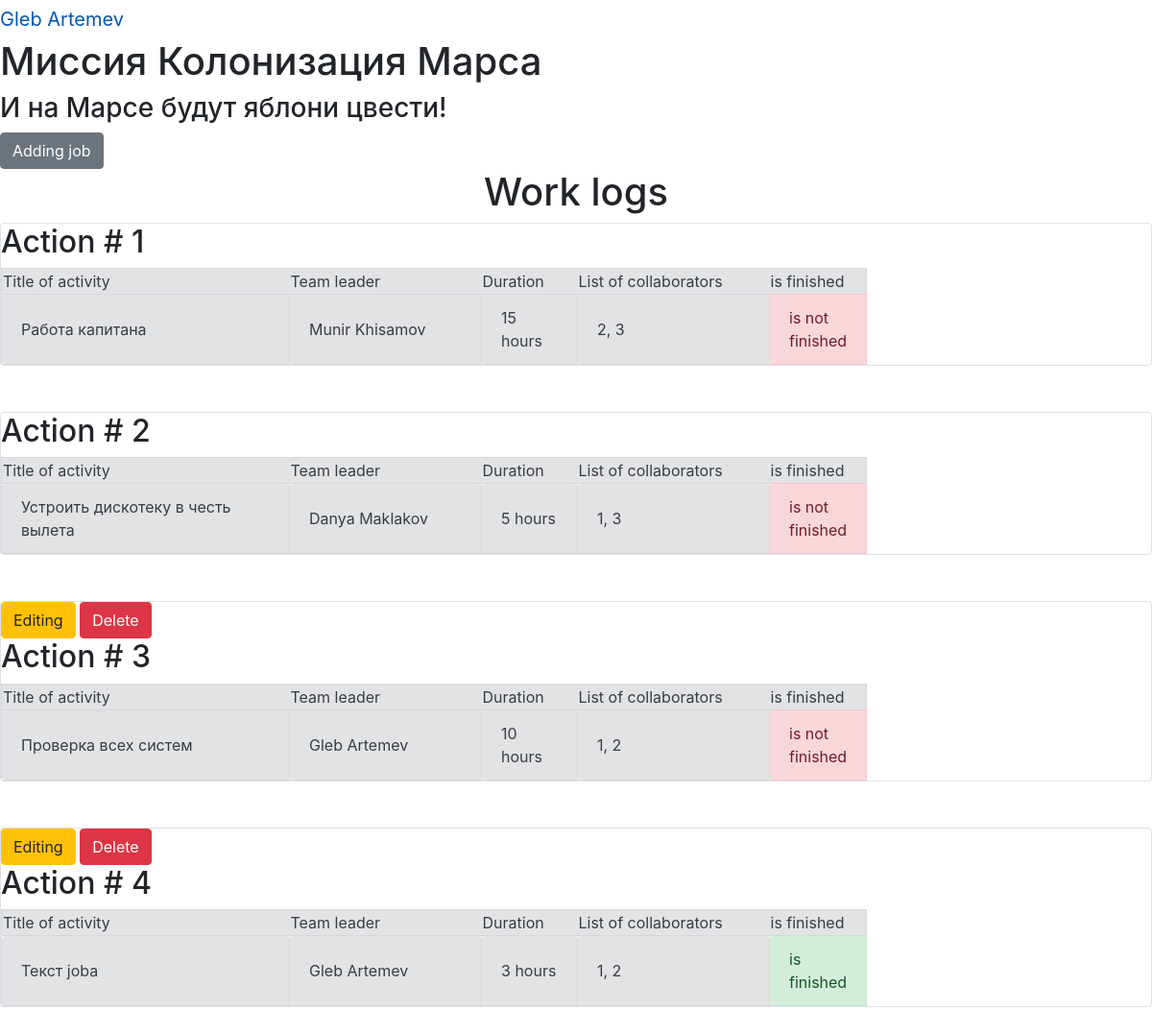
Page /jobs_list (signed in) on the committed database.
### data/users.py (models this page shows, shortened)
class User(SqlAlchemyBase, UserMixin, SerializerMixin):
    __tablename__ = 'users'
    id = sqlalchemy.Column(sqlalchemy.Integer,
                           primary_key=True, autoincrement=True)
    surname = sqlalchemy.Column(sqlalchemy.String, nullable=True)
    name = sqlalchemy.Column(sqlalchemy.String, nullable=True)
    age = sqlalchemy.Column(sqlalchemy.Integer, nullable=True)
    position = sqlalchemy.Column(sqlalchemy.String, nullable=True)
    speciality = sqlalchemy.Column(sqlalchemy.String, nullable=True)
    address = sqlalchemy.Column(sqlalchemy.String, nullable=True)
    email = sqlalchemy.Column(sqlalchemy.String,
                              index=True, unique=True, nullable=True)
    jobs = orm.relation('Jobs')
    hashed_password = sqlalchemy.Column(sqlalchemy.String, nullable=True)
    modified_date = sqlalchemy.Column(sqlalchemy.DateTime,
                                      default=datetime.datetime.now)

### data/jobs.py (models this page shows, shortened)
class Jobs(SqlAlchemyBase, UserMixin, SerializerMixin):
    __tablename__ = 'jobs'
    id = sqlalchemy.Column(sqlalchemy.Integer,
                           primary_key=True, autoincrement=True)
    team_leader = sqlalchemy.Column(sqlalchemy.Integer,
                                    sqlalchemy.ForeignKey("users.id"))
    job = sqlalchemy.Column(sqlalchemy.String, nullable=True)
    work_size = sqlalchemy.Column(sqlalchemy.Integer, nullable=True)
    collaborators = sqlalchemy.Column(sqlalchemy.String, nullable=True)
    start_date = sqlalchemy.Column(sqlalchemy.DateTime, default=datetime.datetime.now)
    end_date = sqlalchemy.Column(sqlalchemy.DateTime)
    is_finished = sqlalchemy.Column(sqlalchemy.Boolean)
    user = orm.relation('User')

### main.py (the view)
@app.route('/')
@app.route('/jobs_list')
def jobs_list():
    session = db_session.create_session()
    jobs = session.query(Jobs).all()
    return render_template("index.html", jobs=jobs)

### data/db_session.py (called while the page is built)
def create_session() -> Session:
    global __factory
    return __factory()

### main.py (called while the page is built)
@login_manager.user_loader
def load_user(user_id):
    session = db_session.create_session()
    return session.query(User).get(user_id)

### templates/index.html
{% extends "base.html" %}
{% block content %}
{% if current_user.is_authenticated %}
    <a href="jobs" class="btn btn-secondary">Adding job</a>
{% endif %}
<h1 align="center">Work logs</h1>
{% for item in jobs%}
<div class="col-md6 border rounded">
    {% if current_user.is_authenticated and (current_user == item.user or current_user.id == 1) %}
    <div>
        <a href="/jobs/{{ item.id }}" class="btn btn-warning">Editing</a>
        <a href="/jobs_delete/{{ item.id }}" class="btn btn-danger">Delete</a>
    </div>
    {% endif %}
    <h2>Action # {{item.id}}</h2>
    <table>
        <tr class="alert alert-secondary" role="alert">
            <td width="300">Title of activity</td>
            <td width="200">Team leader</td>
            <td width="100">Duration</td>
            <td width="200">List of collaborators</td>
            <td width="100">is finished</td>
        </tr>
        <tr>
            <td class="alert alert-secondary" role="alert" width="300">{{ item.job }}</td>
            <td class="alert alert-secondary" role="alert" width="200">{{ item.user.name }} {{ item.user.surname }}</td>
            <td class="alert alert-secondary" role="alert" width="100">{{ item.work_size }} hours</td>
            <td class="alert alert-secondary" role="alert" width="200">{{ item.collaborators }}</td>
            {% if item.is_finished %}
            <td class="alert alert-success" role="alert" width="100">is finished</td>
            {% else %}
            <td class="alert alert-danger" role="alert" width="100">is not finished</td>
            {% endif %}
        </tr>
    </table>
</div>
<br>
<br>
{% endfor %}
{% endblock %}

### templates/base.html (shortened to what this page needs)
<!DOCTYPE html>
<html lang="en">
<head>
    <link rel="stylesheet" href="static/css/style_new_2.css" />
    <link rel="stylesheet"
        href="https://stackpath.bootstrapcdn.com/bootstrap/4.4.1/css/bootstrap.min.css"
>
</head>
<body>
    {% if current_user.is_authenticated %}
        <a class="navbar-brand" href="/logout">{{ current_user.name }} {{ current_user.surname }}</a>
    {% else %}
        <p>
            <a class="btn btn-primary " href="/register">Зарегистрироваться</a>
            <a class="btn btn-success" href="/login">Войти</a>
        </p>
    {% endif %}
    <h1>Миссия Колонизация Марса</h1>
    <h3>И на Марсе будут яблони цвести!</h3>
    {% block content %}
    {% endblock %}
</body>
</html>

### rows in the picture
User: name "Gleb", surname "Artemev"
Jobs: id "1", job "Работа капитана", user.name "Munir", user.surname "Khisamov", work_size "15", collaborators "2, 3", is_finished "is not finished"
Jobs: id "2", job "Устроить дискотеку в честь вылета", user.name "Danya", user.surname "Maklakov", work_size "5", collaborators "1, 3", is_finished "is not finished"
Jobs: id "3", job "Проверка всех систем", user.name "Gleb", user.surname "Artemev", work_size "10", collaborators "1, 2", is_finished "is not finished"
Jobs: id "4", job "Текст joba", user.name "Gleb", user.surname "Artemev", work_size "3", collaborators "1, 2", is_finished "is finished"
